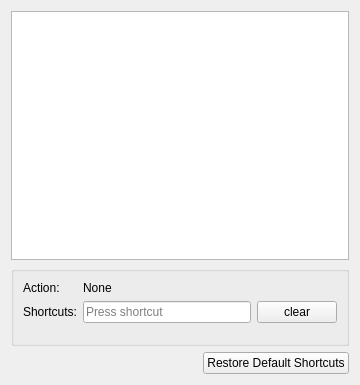
<?xml version="1.0" encoding="UTF-8"?>
<ui version="4.0">
 <class>ShortcutsPage</class>
 <widget class="QWidget" name="ShortcutsPage">
  <property name="geometry">
   <rect>
    <x>0</x>
    <y>0</y>
    <width>360</width>
    <height>385</height>
   </rect>
  </property>
  <property name="windowTitle">
   <string>Form</string>
  </property>
  <layout class="QVBoxLayout" name="verticalLayout">
   <item>
    <widget class="QTreeView" name="treeView"/>
   </item>
   <item>
    <widget class="QGroupBox" name="groupBox">
     <property name="enabled">
      <bool>true</bool>
     </property>
     <property name="sizePolicy">
      <sizepolicy hsizetype="Preferred" vsizetype="Fixed">
       <horstretch>0</horstretch>
       <verstretch>0</verstretch>
      </sizepolicy>
     </property>
     <property name="minimumSize">
      <size>
       <width>0</width>
       <height>80</height>
      </size>
     </property>
     <property name="title">
      <string/>
     </property>
     <layout class="QFormLayout" name="formLayout">
      <property name="fieldGrowthPolicy">
       <enum>QFormLayout::AllNonFixedFieldsGrow</enum>
      </property>
      <item row="0" column="0">
       <widget class="QLabel" name="label">
        <property name="text">
         <string>Action:</string>
        </property>
       </widget>
      </item>
      <item row="0" column="1">
       <widget class="QLabel" name="actionNameLabel">
        <property name="text">
         <string>None</string>
        </property>
       </widget>
      </item>
      <item row="1" column="0">
       <widget class="QLabel" name="label_3">
        <property name="text">
         <string>Shortcuts:</string>
        </property>
       </widget>
      </item>
      <item row="1" column="1">
       <layout class="QHBoxLayout" name="horizontalLayout_3">
        <item>
         <widget class="QKeySequenceEdit" name="keySequenceEdit"/>
        </item>
        <item>
         <widget class="QPushButton" name="clearButton">
          <property name="text">
           <string>clear</string>
          </property>
         </widget>
        </item>
       </layout>
      </item>
     </layout>
    </widget>
   </item>
   <item>
    <layout class="QHBoxLayout" name="horizontalLayout">
     <item>
      <spacer name="horizontalSpacer">
       <property name="orientation">
        <enum>Qt::Horizontal</enum>
       </property>
       <property name="sizeHint" stdset="0">
        <size>
         <width>40</width>
         <height>20</height>
        </size>
       </property>
      </spacer>
     </item>
     <item>
      <widget class="QPushButton" name="restoreShortcutsButton">
       <property name="text">
        <string>Restore Default Shortcuts</string>
       </property>
      </widget>
     </item>
    </layout>
   </item>
  </layout>
 </widget>
 <resources/>
 <connections/>
</ui>
